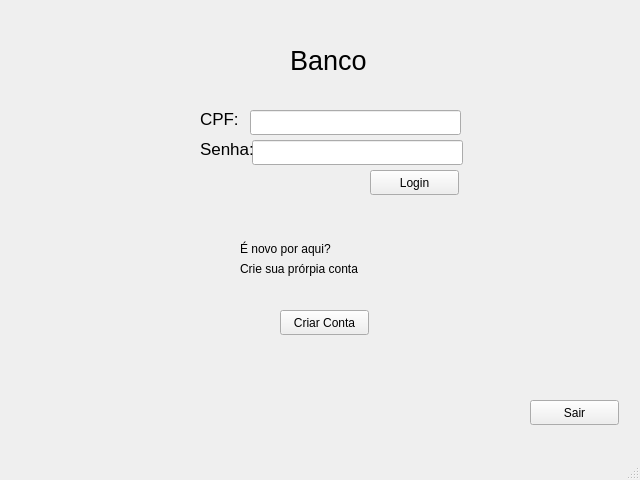
<?xml version="1.0" encoding="UTF-8"?>
<ui version="4.0">
 <class>MainWindow</class>
 <widget class="QMainWindow" name="MainWindow">
  <property name="geometry">
   <rect>
    <x>0</x>
    <y>0</y>
    <width>640</width>
    <height>480</height>
   </rect>
  </property>
  <property name="windowTitle">
   <string>MainWindow</string>
  </property>
  <widget class="QWidget" name="centralwidget">
   <widget class="QLabel" name="label">
    <property name="geometry">
     <rect>
      <x>290</x>
      <y>30</y>
      <width>81</width>
      <height>61</height>
     </rect>
    </property>
    <property name="font">
     <font>
      <pointsize>20</pointsize>
     </font>
    </property>
    <property name="text">
     <string>Banco </string>
    </property>
   </widget>
   <widget class="QPushButton" name="pushButton">
    <property name="geometry">
     <rect>
      <x>370</x>
      <y>170</y>
      <width>89</width>
      <height>25</height>
     </rect>
    </property>
    <property name="text">
     <string>Login</string>
    </property>
   </widget>
   <widget class="QLabel" name="label_3">
    <property name="geometry">
     <rect>
      <x>240</x>
      <y>240</y>
      <width>121</width>
      <height>17</height>
     </rect>
    </property>
    <property name="text">
     <string>É novo por aqui?</string>
    </property>
   </widget>
   <widget class="QLabel" name="label_4">
    <property name="geometry">
     <rect>
      <x>240</x>
      <y>260</y>
      <width>161</width>
      <height>17</height>
     </rect>
    </property>
    <property name="text">
     <string>Crie sua prórpia conta</string>
    </property>
   </widget>
   <widget class="QPushButton" name="pushButton_2">
    <property name="geometry">
     <rect>
      <x>280</x>
      <y>310</y>
      <width>89</width>
      <height>25</height>
     </rect>
    </property>
    <property name="text">
     <string>Criar Conta</string>
    </property>
   </widget>
   <widget class="QLabel" name="label_5">
    <property name="geometry">
     <rect>
      <x>200</x>
      <y>110</y>
      <width>67</width>
      <height>17</height>
     </rect>
    </property>
    <property name="font">
     <font>
      <pointsize>13</pointsize>
     </font>
    </property>
    <property name="text">
     <string>CPF:</string>
    </property>
   </widget>
   <widget class="QLineEdit" name="lineEdit_2">
    <property name="geometry">
     <rect>
      <x>250</x>
      <y>110</y>
      <width>211</width>
      <height>25</height>
     </rect>
    </property>
   </widget>
   <widget class="QPushButton" name="pushButton_3">
    <property name="geometry">
     <rect>
      <x>530</x>
      <y>400</y>
      <width>89</width>
      <height>25</height>
     </rect>
    </property>
    <property name="text">
     <string>Sair</string>
    </property>
   </widget>
   <widget class="QLineEdit" name="lineEdit">
    <property name="geometry">
     <rect>
      <x>252</x>
      <y>140</y>
      <width>211</width>
      <height>25</height>
     </rect>
    </property>
   </widget>
   <widget class="QLabel" name="label_2">
    <property name="geometry">
     <rect>
      <x>200</x>
      <y>140</y>
      <width>67</width>
      <height>17</height>
     </rect>
    </property>
    <property name="font">
     <font>
      <pointsize>13</pointsize>
     </font>
    </property>
    <property name="text">
     <string>Senha:</string>
    </property>
   </widget>
  </widget>
  <widget class="QMenuBar" name="menubar">
   <property name="geometry">
    <rect>
     <x>0</x>
     <y>0</y>
     <width>640</width>
     <height>22</height>
    </rect>
   </property>
  </widget>
  <widget class="QStatusBar" name="statusbar"/>
 </widget>
 <resources/>
 <connections/>
</ui>
